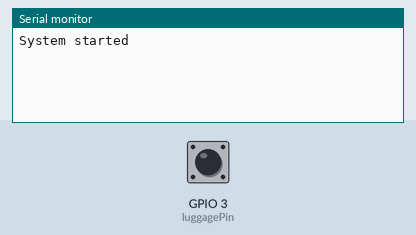
A sketch run on a simulated ESP32. On the bench: the last lines printed to the serial monitor. The test bench sets the inputs (shaded band); at power-on: GPIO 3 (luggagePin) HIGH. WiFi joins after 1.5 s; servers stay silent unless stated.

Above: at 1.2 s.
1.3 s: GPIO 3 (luggagePin) pulled LOW for 0.15 s
At 1.44 s:
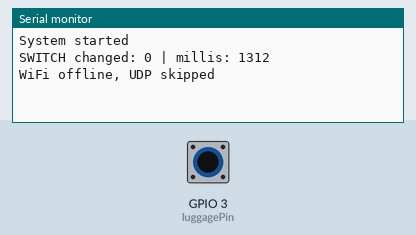
2.9 s: GPIO 3 (luggagePin) pulled LOW for 1 s
At 5.2 s:
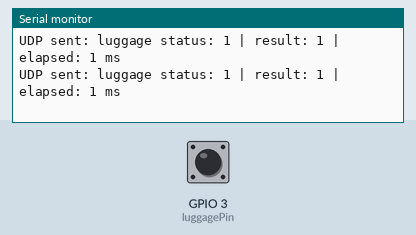
5.4 s: GPIO 3 (luggagePin) pulled LOW for 0.15 s
At 6.8 s:
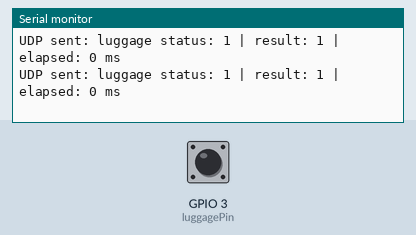
Timing chart, 0 to 8.4 s (numbered marks = the images above; inputs shaded):
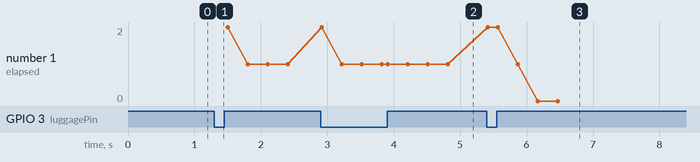

Measured:
- after the input at 1.3 s, the serial monitor: prints a new line at once (image 1)
- after the input at 2.9 s, the serial monitor: prints a new line at once (image 2)
- after the input at 5.4 s, the serial monitor: prints a new line at once (image 3)

The sketch:

microswitch-wifi.ino
```cpp
#include <Arduino.h>
#include <WiFi.h>
#include <WiFiUdp.h>

// ================================
// WIFI
// ================================
// const char* ssid = "DE-YAN Wifi";
// const char* password = "Gkrsd34982!";

const char* ssid = "NETGEAR34";
const char* password = "thirstybox961";

// ================================
// UDP
// ================================
// IPAddress pcIP(192, 168, 128, 120);
IPAddress pcIP(192, 168, 1, 6);
const int pcPort = 41234;

WiFiUDP udp;

// ================================
// MICRO SWITCH
// ================================
const int luggagePin = D2;

const unsigned long DEBOUNCE_MS = 10;
const unsigned long RECONNECT_MS = 5000;

int rawState;
int stableState;

unsigned long lastRawChange = 0;
unsigned long lastReconnectAttempt = 0;

bool wasConnected = false;

// ================================
// UDP REPEAT SETTINGS
// ================================
// 1 immediate + 3 additional sends
const int UDP_SEND_COUNT = 4;
const unsigned long UDP_SEND_INTERVAL = 300;

int pendingStatus = 0;
int sendsRemaining = 0;

unsigned long lastUdpSend = 0;

// ================================
// SEND UDP
// ================================
void sendLuggageStatus(int status) {

  if (WiFi.status() != WL_CONNECTED) {
    Serial.println("WiFi offline, UDP skipped");
    return;
  }

  char message[32];

  snprintf(
    message,
    sizeof(message),
    "luggage status: %d",
    status
  );

  unsigned long start = millis();

  if (!udp.beginPacket(pcIP, pcPort)) {
    Serial.println("UDP beginPacket failed");
    return;
  }

  udp.print(message);

  int result = udp.endPacket();

  Serial.print("UDP sent: ");
  Serial.print(message);

  Serial.print(" | result: ");
  Serial.print(result);

  Serial.print(" | elapsed: ");
  Serial.print(millis() - start);
  Serial.println(" ms");
}

// ================================
// START REPEATED UDP SEND
// ================================
void startRepeatedSend(int status) {

  // Cancel previous pending sends
  pendingStatus = status;

  // Send immediately
  sendLuggageStatus(pendingStatus);

  // Schedule 3 additional sends
  sendsRemaining = UDP_SEND_COUNT - 1;

  lastUdpSend = millis();
}

// ================================
// PROCESS REPEATED UDP SEND
// ================================
void processRepeatedSend() {

  if (sendsRemaining <= 0) {
    return;
  }

  unsigned long now = millis();

  if (now - lastUdpSend >= UDP_SEND_INTERVAL) {

    sendLuggageStatus(pendingStatus);

    sendsRemaining--;

    lastUdpSend = millis();
  }
}

// ================================
// SETUP
// ================================
void setup() {

  Serial.begin(115200);

  // COM -> GND, NO -> D2
  pinMode(luggagePin, INPUT_PULLUP);

  rawState = digitalRead(luggagePin);
  stableState = rawState;

  pendingStatus = stableState;

  WiFi.mode(WIFI_STA);
  WiFi.setSleep(false);

  // Start WiFi without blocking
  WiFi.begin(ssid, password);

  Serial.println("System started");
}

// ================================
// LOOP
// ================================
void loop() {

  unsigned long now = millis();

  // ------------------------------
  // 1. READ SWITCH FIRST
  // ------------------------------
  int reading = digitalRead(luggagePin);

  if (reading != rawState) {
    rawState = reading;
    lastRawChange = now;
  }

  if (rawState != stableState &&
      now - lastRawChange >= DEBOUNCE_MS) {

    stableState = rawState;

    Serial.print("SWITCH changed: ");
    Serial.print(stableState);

    Serial.print(" | millis: ");
    Serial.println(now);

    // Send 4 times, 300ms apart
    startRepeatedSend(stableState);
  }

  // ------------------------------
  // 2. PROCESS UDP REPEATS
  // ------------------------------
  processRepeatedSend();

  // ------------------------------
  // 3. WIFI STATUS
  // ------------------------------
  bool connected =
    WiFi.status() == WL_CONNECTED;

  if (connected && !wasConnected) {

    Serial.println("WiFi connected!");

    Serial.print("ESP32 IP: ");
    Serial.println(WiFi.localIP());

    // Synchronize current switch state
    // Also send 4 times
    startRepeatedSend(stableState);
  }

  if (!connected && wasConnected) {
    Serial.println("WiFi disconnected");
  }

  wasConnected = connected;

  // ------------------------------
  // 4. NON-BLOCKING RECONNECT
  // ------------------------------
  if (!connected &&
      now - lastReconnectAttempt >= RECONNECT_MS) {

    lastReconnectAttempt = now;

    Serial.println("Reconnecting WiFi...");
    WiFi.reconnect();
  }

  delay(2);
}
```
